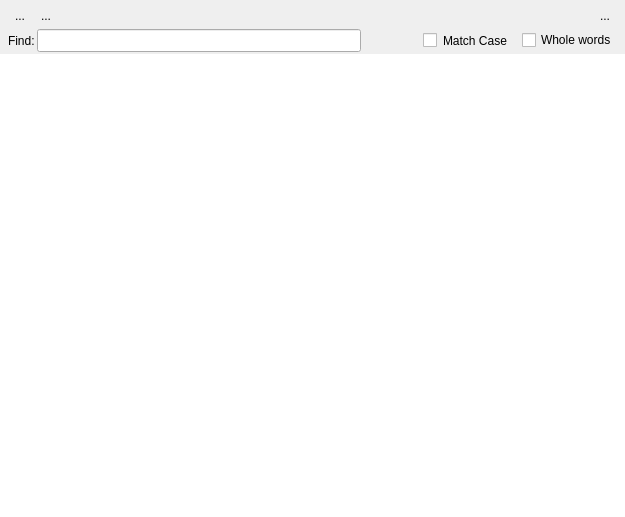
<?xml version="1.0" encoding="UTF-8"?>
<ui version="4.0">
 <class>DockHelp</class>
 <widget class="QDockWidget" name="DockHelp">
  <property name="geometry">
   <rect>
    <x>0</x>
    <y>0</y>
    <width>625</width>
    <height>517</height>
   </rect>
  </property>
  <property name="windowTitle">
   <string>Documentation</string>
  </property>
  <widget class="QWidget" name="dockWidgetContents">
   <layout class="QVBoxLayout" name="verticalLayout">
    <property name="spacing">
     <number>2</number>
    </property>
    <property name="leftMargin">
     <number>0</number>
    </property>
    <property name="topMargin">
     <number>0</number>
    </property>
    <property name="rightMargin">
     <number>0</number>
    </property>
    <property name="bottomMargin">
     <number>0</number>
    </property>
    <item>
     <layout class="QGridLayout" name="gridLayout">
      <property name="leftMargin">
       <number>8</number>
      </property>
      <property name="topMargin">
       <number>4</number>
      </property>
      <property name="rightMargin">
       <number>8</number>
      </property>
      <property name="verticalSpacing">
       <number>0</number>
      </property>
      <item row="0" column="9">
       <spacer name="horizontalSpacer">
        <property name="orientation">
         <enum>Qt::Horizontal</enum>
        </property>
        <property name="sizeHint" stdset="0">
         <size>
          <width>40</width>
          <height>20</height>
         </size>
        </property>
       </spacer>
      </item>
      <item row="0" column="1">
       <widget class="QToolButton" name="backButton">
        <property name="maximumSize">
         <size>
          <width>100</width>
          <height>16777215</height>
         </size>
        </property>
        <property name="styleSheet">
         <string notr="true"/>
        </property>
        <property name="text">
         <string>...</string>
        </property>
        <property name="icon">
         <iconset resource="application.qrc">
          <normaloff>:/images/br_prev.png</normaloff>:/images/br_prev.png</iconset>
        </property>
        <property name="autoRaise">
         <bool>true</bool>
        </property>
       </widget>
      </item>
      <item row="0" column="2">
       <widget class="QToolButton" name="forwardButton">
        <property name="text">
         <string>...</string>
        </property>
        <property name="icon">
         <iconset resource="application.qrc">
          <normaloff>:/images/br_next.png</normaloff>:/images/br_next.png</iconset>
        </property>
        <property name="autoRaise">
         <bool>true</bool>
        </property>
       </widget>
      </item>
      <item row="0" column="11">
       <widget class="QToolButton" name="toggleFindButton">
        <property name="toolTip">
         <string>Search within this page</string>
        </property>
        <property name="text">
         <string>...</string>
        </property>
        <property name="icon">
         <iconset resource="application.qrc">
          <normaloff>:/images/gtk-search.png</normaloff>:/images/gtk-search.png</iconset>
        </property>
        <property name="checkable">
         <bool>true</bool>
        </property>
        <property name="checked">
         <bool>false</bool>
        </property>
        <property name="autoRaise">
         <bool>true</bool>
        </property>
       </widget>
      </item>
      <item row="0" column="3">
       <widget class="QToolButton" name="homeToolButton">
        <property name="maximumSize">
         <size>
          <width>100</width>
          <height>16777215</height>
         </size>
        </property>
        <property name="focusPolicy">
         <enum>Qt::TabFocus</enum>
        </property>
        <property name="text">
         <string/>
        </property>
        <property name="icon">
         <iconset resource="application.qrc">
          <normaloff>:/images/go-home-16.png</normaloff>:/images/go-home-16.png</iconset>
        </property>
        <property name="autoRaise">
         <bool>true</bool>
        </property>
       </widget>
      </item>
     </layout>
    </item>
    <item>
     <layout class="QGridLayout" name="gridLayout_2">
      <property name="leftMargin">
       <number>8</number>
      </property>
      <property name="rightMargin">
       <number>8</number>
      </property>
      <property name="verticalSpacing">
       <number>0</number>
      </property>
      <item row="0" column="0">
       <widget class="QLabel" name="label">
        <property name="text">
         <string>Find:</string>
        </property>
       </widget>
      </item>
      <item row="0" column="4">
       <widget class="QCheckBox" name="caseBox">
        <property name="styleSheet">
         <string notr="true">padding-right: 8; padding-left: 8;</string>
        </property>
        <property name="text">
         <string>Match Case </string>
        </property>
       </widget>
      </item>
      <item row="0" column="2">
       <widget class="QToolButton" name="previousFindButton">
        <property name="icon">
         <iconset resource="application.qrc">
          <normaloff>:/images/br_prev.png</normaloff>:/images/br_prev.png</iconset>
        </property>
        <property name="autoRaise">
         <bool>true</bool>
        </property>
        <property name="arrowType">
         <enum>Qt::NoArrow</enum>
        </property>
       </widget>
      </item>
      <item row="0" column="3">
       <widget class="QToolButton" name="nextFindButton">
        <property name="icon">
         <iconset resource="application.qrc">
          <normaloff>:/images/br_next.png</normaloff>:/images/br_next.png</iconset>
        </property>
        <property name="autoRaise">
         <bool>true</bool>
        </property>
       </widget>
      </item>
      <item row="0" column="1">
       <widget class="QLineEdit" name="findLine">
        <property name="maximumSize">
         <size>
          <width>16777215</width>
          <height>40</height>
         </size>
        </property>
        <property name="styleSheet">
         <string notr="true">padding-left: 8px; padding-right: 40px</string>
        </property>
       </widget>
      </item>
      <item row="0" column="5">
       <widget class="QCheckBox" name="wholeWordBox">
        <property name="text">
         <string>Whole words</string>
        </property>
       </widget>
      </item>
     </layout>
    </item>
    <item>
     <widget class="QTextBrowser" name="text">
      <property name="frameShape">
       <enum>QFrame::NoFrame</enum>
      </property>
      <property name="openLinks">
       <bool>false</bool>
      </property>
     </widget>
    </item>
   </layout>
  </widget>
  <action name="nextFindAct">
   <property name="icon">
    <iconset resource="application.qrc">
     <normaloff>:/images/br_next.png</normaloff>:/images/br_next.png</iconset>
   </property>
   <property name="text">
    <string>Find Next</string>
   </property>
  </action>
  <action name="findPreviousAct">
   <property name="icon">
    <iconset resource="application.qrc">
     <normaloff>:/images/br_prev.png</normaloff>:/images/br_prev.png</iconset>
   </property>
   <property name="text">
    <string>Find Previous</string>
   </property>
  </action>
 </widget>
 <resources>
  <include location="application.qrc"/>
 </resources>
 <connections>
  <connection>
   <sender>toggleFindButton</sender>
   <signal>toggled(bool)</signal>
   <receiver>label</receiver>
   <slot>setVisible(bool)</slot>
   <hints>
    <hint type="sourcelabel">
     <x>14</x>
     <y>35</y>
    </hint>
    <hint type="destinationlabel">
     <x>22</x>
     <y>62</y>
    </hint>
   </hints>
  </connection>
  <connection>
   <sender>toggleFindButton</sender>
   <signal>toggled(bool)</signal>
   <receiver>findLine</receiver>
   <slot>setVisible(bool)</slot>
   <hints>
    <hint type="sourcelabel">
     <x>11</x>
     <y>36</y>
    </hint>
    <hint type="destinationlabel">
     <x>76</x>
     <y>64</y>
    </hint>
   </hints>
  </connection>
  <connection>
   <sender>toggleFindButton</sender>
   <signal>toggled(bool)</signal>
   <receiver>caseBox</receiver>
   <slot>setVisible(bool)</slot>
   <hints>
    <hint type="sourcelabel">
     <x>15</x>
     <y>31</y>
    </hint>
    <hint type="destinationlabel">
     <x>247</x>
     <y>68</y>
    </hint>
   </hints>
  </connection>
  <connection>
   <sender>toggleFindButton</sender>
   <signal>toggled(bool)</signal>
   <receiver>wholeWordBox</receiver>
   <slot>setVisible(bool)</slot>
   <hints>
    <hint type="sourcelabel">
     <x>24</x>
     <y>30</y>
    </hint>
    <hint type="destinationlabel">
     <x>391</x>
     <y>68</y>
    </hint>
   </hints>
  </connection>
  <connection>
   <sender>toggleFindButton</sender>
   <signal>toggled(bool)</signal>
   <receiver>nextFindButton</receiver>
   <slot>setVisible(bool)</slot>
   <hints>
    <hint type="sourcelabel">
     <x>22</x>
     <y>27</y>
    </hint>
    <hint type="destinationlabel">
     <x>171</x>
     <y>60</y>
    </hint>
   </hints>
  </connection>
  <connection>
   <sender>toggleFindButton</sender>
   <signal>toggled(bool)</signal>
   <receiver>previousFindButton</receiver>
   <slot>setVisible(bool)</slot>
   <hints>
    <hint type="sourcelabel">
     <x>29</x>
     <y>36</y>
    </hint>
    <hint type="destinationlabel">
     <x>142</x>
     <y>48</y>
    </hint>
   </hints>
  </connection>
 </connections>
</ui>
